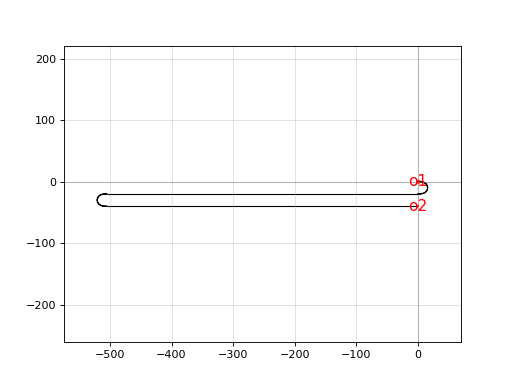

Recreate this plot in Python.
import gdsfactory as gf

c = gf.components.delay_snake3(length=1600.0, length0=0.0, n=2, cross_section='strip')
c.plot()
